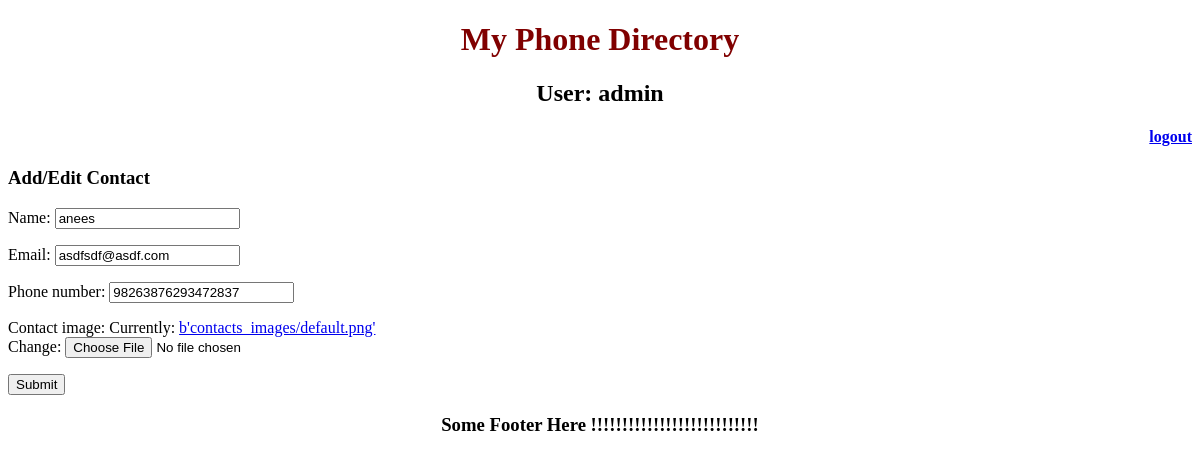
The app's page /contacts/update_contact/54 (signed in), older data.
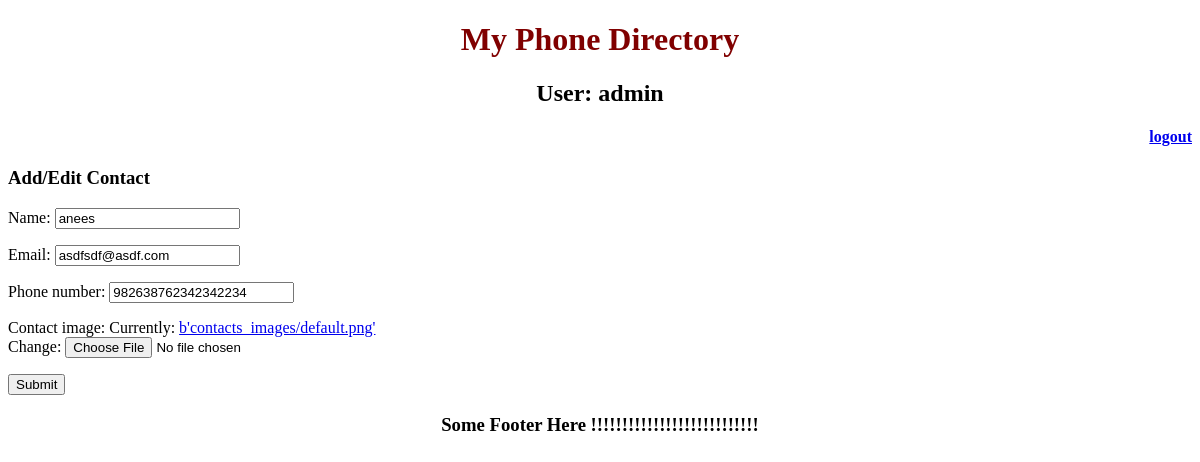
The same page, newer data.
### contacts/models.py (models this page shows, shortened)
class Contact(models.Model):
    phone_regex = RegexValidator(
            regex=r'^\+?1?\d{9,20}$',
            message="Phone number must be entered in the format: '+999999999'. Up to 20 digits allowed."
    )
    user = models.ForeignKey(User)
    name = models.CharField(max_length=50)
    email = models.EmailField(max_length=30)
    phone_number = models.CharField(validators=[phone_regex], max_length=20, blank=True)
    contact_image = models.ImageField(upload_to='contacts_images', default='contacts_images/default.png')

### contacts/views.py (the view, shortened to what this page needs)
# urls.py: url(r'^update_contact/(?P<contact_id>[0-9]+)/?$', login_required(user_has_permission(views.UpdateContactView.as_view())), name='update_contact'),
class UpdateContactView(generic.UpdateView):
    model = Contact
    fields = ['name', 'email', 'phone_number', 'contact_image']
    pk_url_kwarg = 'contact_id'

### contacts/templates/contacts/contact_form.html
{% extends "phone_directory/layout.html" %}
{% block content %}
    <h3>Add/Edit Contact</h3>
    {% include 'phone_directory/form.html' with form=form %}
{% endblock %}

### phone_directory/templates/phone_directory/form.html (shortened to what this page needs)
<form method="post" action="" enctype="multipart/form-data">
    {{ form.as_p }}
    <input type="submit" value="Submit"/>
</form>

Row changes from the older to the newer data that the page shows:
changed Contact "anees": phone_number "98263876293472837" → "982638762342342234"
